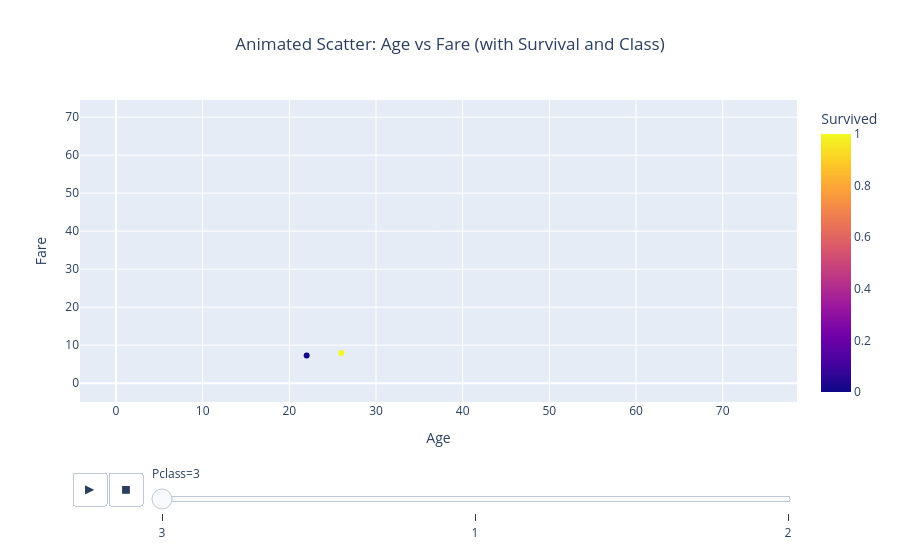

The notebook cell saved with this chart:
### Code cell
# 2. Animated scatter plot : age v fare with survival as color
fig_animated_scatter = px.scatter(df,x='Age', y='Fare', color='Survived',
                                 animation_frame='Pclass', animation_group='Survived',
                                 labels={'Age':'Age','Fare':'Fare'},
                                 title="Animated Scatter: Age vs Fare (with Survival and Class)")
fig_animated_scatter.update_layout(title_x=0.5) # center the title
fig_animated_scatter.show()

### Figure 1 — Plotly figure (JSON) as saved in the notebook; plotly's stock layout.template omitted (floating-point values rounded to 4 significant figures; data arrays with more than 128 entries replaced by an {"elided": "..."} marker saying what was removed)
{"data": [{"hovertemplate": "Pclass=3<br>Age=%{x}<br>Fare=%{y}<br>Survived=%{marker.color}<extra></extra>", "ids": {"elided": "491 int values"}, "legendgroup": "", "marker": {"color": {"elided": "491 int values"}, "coloraxis": "coloraxis", "symbol": "circle"}, "mode": "markers", "name": "", "orientation": "v", "showlegend": false, "type": "scatter", "x": {"elided": "491 float values"}, "xaxis": "x", "y": {"elided": "491 float values"}, "yaxis": "y"}], "layout": {"autosize": true, "coloraxis": {"colorbar": {"title": {"text": "Survived"}}, "colorscale": [[0, "#0d0887"], [0.1111, "#46039f"], [0.2222, "#7201a8"], [0.3333, "#9c179e"], [0.4444, "#bd3786"], [0.5556, "#d8576b"], [0.6667, "#ed7953"], [0.7778, "#fb9f3a"], [0.8889, "#fdca26"], [1, "#f0f921"]]}, "legend": {"tracegroupgap": 0}, "sliders": [{"active": 0, "currentvalue": {"prefix": "Pclass="}, "len": 0.9, "pad": {"b": 10, "t": 60}, "steps": [{"args": [["3"], {"frame": {"duration": 0, "redraw": false}, "fromcurrent": true, "mode": "immediate", "transition": {"duration": 0, "easing": "linear"}}], "label": "3", "method": "animate"}, {"args": [["1"], {"frame": {"duration": 0, "redraw": false}, "fromcurrent": true, "mode": "immediate", "transition": {"duration": 0, "easing": "linear"}}], "label": "1", "method": "animate"}, {"args": [["2"], {"frame": {"duration": 0, "redraw": false}, "fromcurrent": true, "mode": "immediate", "transition": {"duration": 0, "easing": "linear"}}], "label": "2", "method": "animate"}], "x": 0.1, "xanchor": "left", "y": 0, "yanchor": "top"}], "title": {"text": "Animated Scatter: Age vs Fare (with Survival and Class)", "x": 0.5}, "updatemenus": [{"buttons": [{"args": [null, {"frame": {"duration": 500, "redraw": false}, "fromcurrent": true, "mode": "immediate", "transition": {"duration": 500, "easing": "linear"}}], "label": "&#9654;", "method": "animate"}, {"args": [[null], {"frame": {"duration": 0, "redraw": false}, "fromcurrent": true, "mode": "immediate", "transition": {"duration": 0, "easing": "linear"}}], "label": "&#9724;", "method": "animate"}], "direction": "left", "pad": {"r": 10, "t": 70}, "showactive": false, "type": "buttons", "x": 0.1, "xanchor": "right", "y": 0, "yanchor": "top"}], "xaxis": {"anchor": "y", "autorange": true, "domain": [0, 1], "range": [-4.046, 78.47], "title": {"text": "Age"}, "type": "linear"}, "yaxis": {"anchor": "x", "autorange": true, "domain": [0, 1], "range": [-7.161, 76.71], "title": {"text": "Fare"}, "type": "linear"}}}
